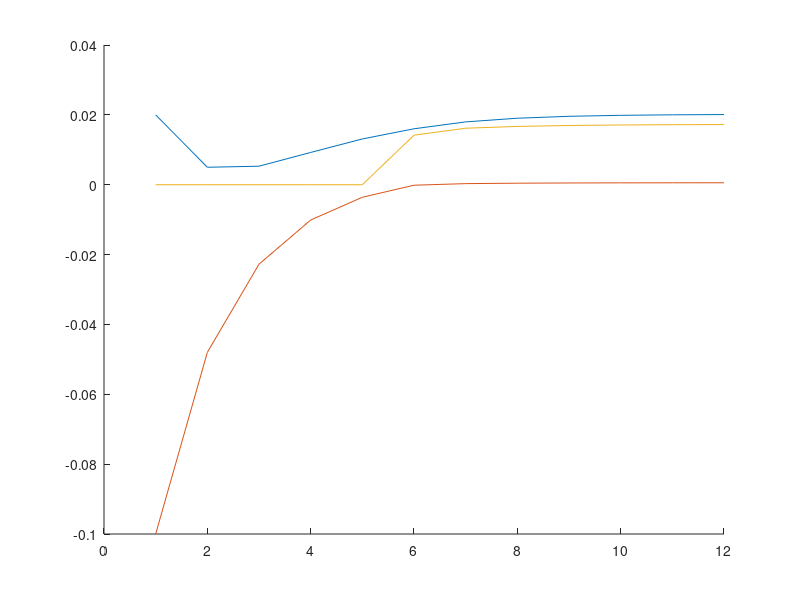

The MATLAB source for this figure:
%Monetary policy rules and the zero lower bound - impulse responses
%Svensson (1997, 1999) Inflation forecast targeting model
%The natural rate is assumed to 1, or 0 in logs, so
%that the output gap equals log output
%Written by Michael Hatcher in 2014

clear; clc;

%-------------------------
% 1. Calibration
%------------------------
beta_y = 0.5;      %output persistence
beta_r = 0.1;      %interest rate elasticity of output
alpha_pi = 0.5;    %inflation persistence
alpha_y = 0.15;     %Phillips curve slope
pistar = 0.02;      %inflation target
lambda = 0.5;       %weight on output gap in social loss function

%Initial values
y(1) = 0;           %output gap
pi(1) = pistar;     %inflation
R(1) = pistar;      %nominal interest rate
p(1) = 1;           %price level (in logs)
pstar(1) = 1;       %target price level (in logs)

%Simulation parameters
nper = 13; %no. of periods per simulation

eps = [0 -0.1 0 0 0 0 0 0 0 0 0 0 0]'; %This vector specifies a one-off negative demand shock

%Model simulations    

for t=2:nper
    
    pi(t) = alpha_pi*pi(t-1) + (1-alpha_pi)*pistar + alpha_y*y(t-1);
    
    p(t) = pi(t) + p(t-1);
    
    pstar(t) = pstar(1) + pistar*(t-1); %Target price level
    
    y(t) = beta_y*y(t-1) - beta_r*(R(t-1) - alpha_pi*pi(t-1) - (1-alpha_pi)*pistar) + eps(t);  
    
    %Taylor rules for monetary policy
    
    %IT Taylor rule
    %R(t) = pistar + 0.5*(pi(t) - pistar) + 4.4*y(t);
    
    %Nominal GDP targeting Taylor rule
    %R(t) = pistar + 2.2*(pi(t) + y(t) - y(t-1) - pistar);
    
    %NGDP_level Taylor rule
    %R(t) = pistar + 0.1*(y(t) + p(t) - pstar(t));
    
    %PT Taylor rule
    R(t) = pistar + 0.1*(p(t) - pstar(t)) + 4.85*y(t);
    
    %Uncomment this bit to impose the ZLB 
    if R(t) < 0
        R(t) = 0;
    end
    
end

hold on,
plot(pi(2:nper))
plot(y(2:nper))
plot(R(2:nper))
%plot(1:nper, p(1:nper)-pstar(1:nper))